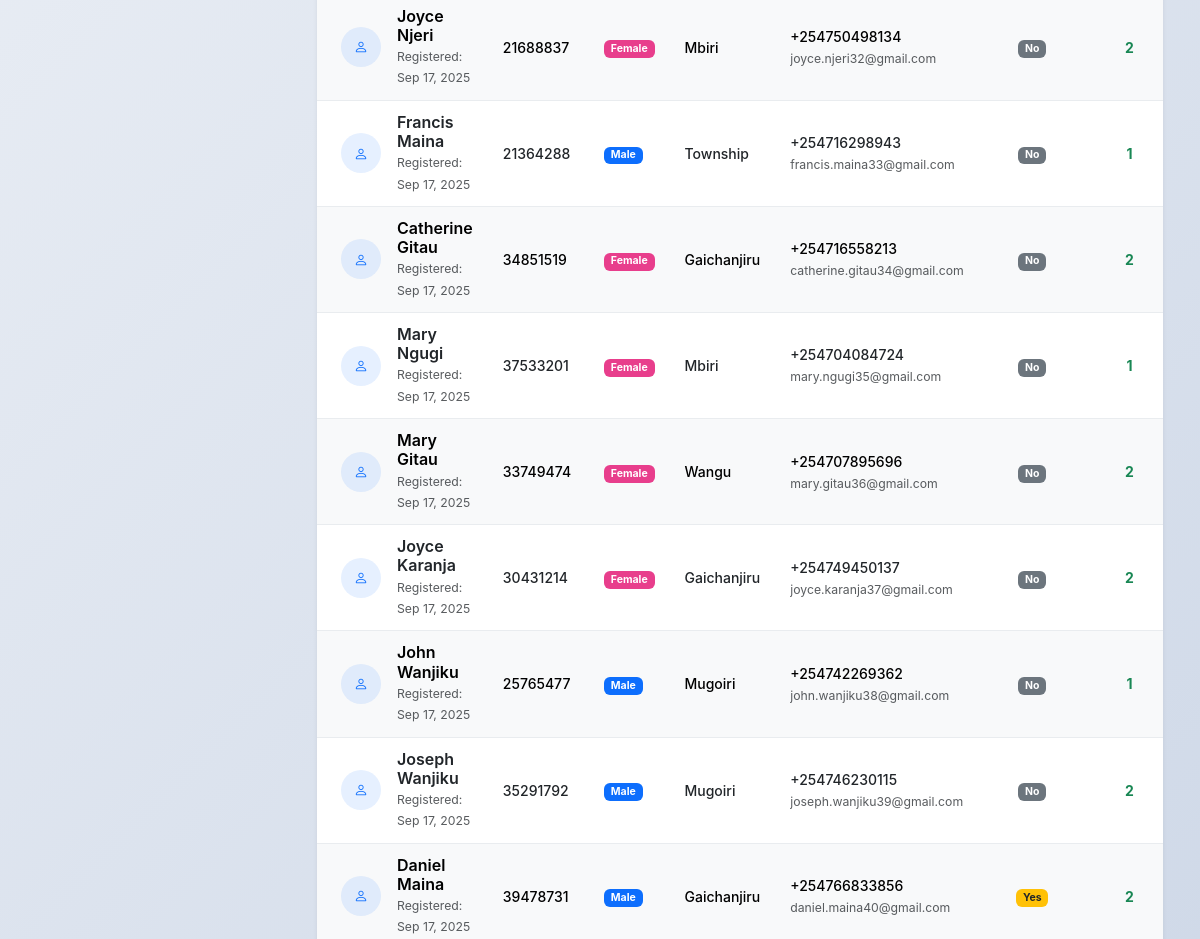
Before: /applicants/?page=2 (signed in, middle part) with the older database file.
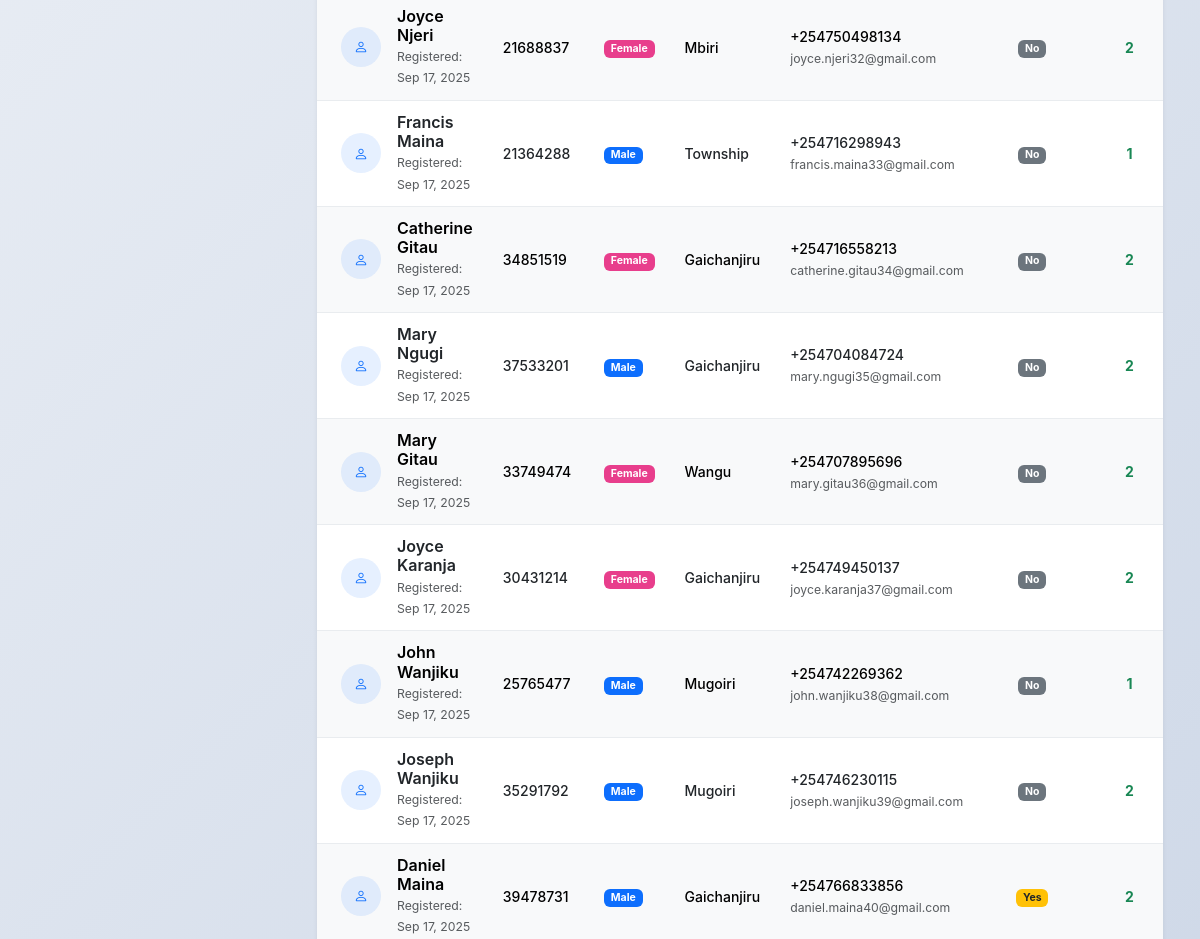
After: the same page with the newer database file.
### kiharu_system/models.py (models this page shows, shortened)
class Applicant(models.Model):
    GENDER_CHOICES = (
        ('M', 'Male'),
        ('F', 'Female'),
    )
    user = models.OneToOneField(User, on_delete=models.CASCADE, related_name='applicant_profile')
    gender = models.CharField(max_length=1, choices=GENDER_CHOICES)
    date_of_birth = models.DateField()
    id_number = models.CharField(max_length=20, unique=True)
    ward = models.ForeignKey(Ward, on_delete=models.SET_NULL, null=True, related_name='residents')
    location = models.ForeignKey(Location, on_delete=models.SET_NULL, null=True)
    sublocation = models.ForeignKey(SubLocation, on_delete=models.SET_NULL, null=True)
    village = models.ForeignKey(Village, on_delete=models.SET_NULL, null=True)
    physical_address = models.TextField()
    postal_address = models.CharField(max_length=100, blank=True, null=True)
    special_needs = models.BooleanField(default=False)
    special_needs_description = models.TextField(blank=True, null=True)

class Ward(models.Model):
    name = models.CharField(max_length=100)
    description = models.TextField(blank=True, null=True)

class User(AbstractUser):
    USER_TYPES = (
        ('applicant', 'Applicant'),
        ('admin', 'Administrator'),
        ('reviewer', 'Application Reviewer'),
        ('finance', 'Finance Officer'),
    )
    user_type = models.CharField(max_length=20, choices=USER_TYPES, default='applicant')
    id_number = models.CharField(max_length=20, unique=True, null=True, blank=True)
    phone_regex = RegexValidator(
        regex=r'^\+254\d{9}$',
        message="Phone number must be entered in the format: '+254XXXXXXXXX'. Exactly 12 digits including country code."
    )
    phone_number = models.CharField(validators=[phone_regex], max_length=17, blank=True)

### kiharu_system/views.py (the view)
# urls.py: path('applicants/', views.applicant_list, name='applicant_list'),
@login_required
@user_passes_test(is_admin)
def applicant_list(request):
    applicants = Applicant.objects.all().select_related('user', 'ward')
    ward = request.GET.get('ward')
    gender = request.GET.get('gender')
    special_needs = request.GET.get('special_needs')
    if ward:
        applicants = applicants.filter(ward__id=ward)
    if gender:
        applicants = applicants.filter(gender=gender)
    if special_needs == 'true':
        applicants = applicants.filter(special_needs=True)
    paginator = Paginator(applicants, 25)
    page_number = request.GET.get('page')
    page_obj = paginator.get_page(page_number)
    wards = Ward.objects.all()
    context = {
        'page_obj': page_obj,
        'wards': wards,
        'current_ward': ward,
        'current_gender': gender,
        'current_special_needs': special_needs,
    }
    return render(request, 'admin/applicant_list.html', context)

### kiharu_system/views.py (called while the page is built)
def is_admin(user):
    return user.user_type == 'admin'

### templates/admin/applicant_list.html (shortened to what this page needs)
{% extends 'admin_base.html' %}
{% load static %}
{% block content %}
<div class="container-fluid py-4">
    <div class="card shadow-sm border-0">
        <div class="card-body p-0">
            <div class="table-responsive">
                <table class="table table-hover align-middle mb-0">
                    <tbody>
                        {% for applicant in page_obj %}
                        <tr class="{% cycle '' 'table-light' %}">
                            <td class="ps-4">
                                <div class="d-flex align-items-center">
                                    <div class="flex-shrink-0">
                                        <div class="bg-primary bg-opacity-10 rounded-circle d-flex align-items-center justify-content-center" style="width: 40px; height: 40px;">
                                            <i class="bi bi-person text-primary"></i>
                                        </div>
                                    </div>
                                    <div class="flex-grow-1 ms-3">
                                        <h6 class="mb-0 fw-semibold">{{ applicant.user.first_name }} {{ applicant.user.last_name }}</h6>
                                        <small class="text-muted">Registered: {{ applicant.user.date_joined|date:"M d, Y" }}</small>
                                    </div>
                                </div>
                            </td>
                            <td>
                                <span class="fw-medium">{{ applicant.id_number }}</span>
                            </td>
                            <td>
                                <span class="badge {% if applicant.gender == 'M' %}bg-primary{% else %}bg-pink{% endif %}">
                                    {{ applicant.get_gender_display }}
                                </span>
                            </td>
                            <td>
                                <span class="fw-medium">{{ applicant.ward.name }}</span>
                            </td>
                            <td>
                                <div>
                                    <div class="fw-medium">{{ applicant.user.phone_number|default:"-" }}</div>
                                    <small class="text-muted">{{ applicant.user.email }}</small>
                                </div>
                            </td>
                            <td class="text-center">
                                {% if applicant.special_needs %}
                                    <span class="badge bg-warning text-dark">Yes</span>
                                {% else %}
                                    <span class="badge bg-secondary">No</span>
                                {% endif %}
                            </td>
                            <td class="text-center">
                                <span class="fw-bold {% if applicant.applications.count > 0 %}text-success{% else %}text-muted{% endif %}">
                                    {{ applicant.applications.count }}
                                </span>
                            </td>
                        </tr>
                        {% endfor %}
                    </tbody>
                </table>
            </div>
        </div>
    </div>
</div>
{% endblock %}

Changed rows visible on the page:
changed Applicant "Ngugi": gender "Female" → "Male"; ward.name "Mbiri" → "Gaichanjiru"; applications.count "1" → "2"
